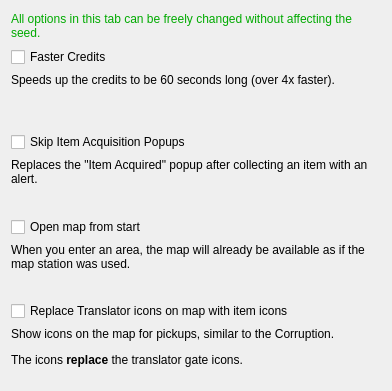
<?xml version="1.0" encoding="UTF-8"?>
<ui version="4.0">
 <class>CosmeticWindow</class>
 <widget class="QMainWindow" name="CosmeticWindow">
  <property name="geometry">
   <rect>
    <x>0</x>
    <y>0</y>
    <width>392</width>
    <height>391</height>
   </rect>
  </property>
  <property name="windowTitle">
   <string>Hello, world!</string>
  </property>
  <widget class="QWidget" name="centralWidget">
   <property name="sizePolicy">
    <sizepolicy hsizetype="Preferred" vsizetype="Minimum">
     <horstretch>0</horstretch>
     <verstretch>0</verstretch>
    </sizepolicy>
   </property>
   <property name="maximumSize">
    <size>
     <width>16777215</width>
     <height>16777215</height>
    </size>
   </property>
   <layout class="QVBoxLayout" name="verticalLayout">
    <item>
     <widget class="QLabel" name="seed_settings_warning_label">
      <property name="sizePolicy">
       <sizepolicy hsizetype="Preferred" vsizetype="Minimum">
        <horstretch>0</horstretch>
        <verstretch>0</verstretch>
       </sizepolicy>
      </property>
      <property name="maximumSize">
       <size>
        <width>16777215</width>
        <height>30</height>
       </size>
      </property>
      <property name="font">
       <font>
        <weight>50</weight>
        <bold>false</bold>
       </font>
      </property>
      <property name="text">
       <string>&lt;html&gt;&lt;head/&gt;&lt;body&gt;&lt;p&gt;&lt;span style=&quot; color:#00aa00;&quot;&gt;All options in this tab can be freely changed without affecting the seed.&lt;/span&gt;&lt;/p&gt;&lt;/body&gt;&lt;/html&gt;</string>
      </property>
      <property name="wordWrap">
       <bool>true</bool>
      </property>
     </widget>
    </item>
    <item>
     <widget class="QCheckBox" name="faster_credits_check">
      <property name="text">
       <string>Faster Credits</string>
      </property>
     </widget>
    </item>
    <item>
     <widget class="QLabel" name="faster_credits_label">
      <property name="sizePolicy">
       <sizepolicy hsizetype="Preferred" vsizetype="Minimum">
        <horstretch>0</horstretch>
        <verstretch>0</verstretch>
       </sizepolicy>
      </property>
      <property name="text">
       <string>Speeds up the credits to be 60 seconds long (over 4x faster).</string>
      </property>
      <property name="alignment">
       <set>Qt::AlignLeading|Qt::AlignLeft|Qt::AlignTop</set>
      </property>
      <property name="wordWrap">
       <bool>true</bool>
      </property>
     </widget>
    </item>
    <item>
     <widget class="QCheckBox" name="remove_hud_popup_check">
      <property name="text">
       <string>Skip Item Acquisition Popups</string>
      </property>
     </widget>
    </item>
    <item>
     <widget class="QLabel" name="remove_hud_popup_label">
      <property name="sizePolicy">
       <sizepolicy hsizetype="Preferred" vsizetype="Minimum">
        <horstretch>0</horstretch>
        <verstretch>0</verstretch>
       </sizepolicy>
      </property>
      <property name="text">
       <string>&lt;html&gt;&lt;head/&gt;&lt;body&gt;&lt;p&gt;Replaces the &amp;quot;Item Acquired&amp;quot; popup after collecting an item with an alert.&lt;/p&gt;&lt;/body&gt;&lt;/html&gt;</string>
      </property>
      <property name="alignment">
       <set>Qt::AlignLeading|Qt::AlignLeft|Qt::AlignTop</set>
      </property>
      <property name="wordWrap">
       <bool>true</bool>
      </property>
     </widget>
    </item>
    <item>
     <widget class="QCheckBox" name="open_map_check">
      <property name="text">
       <string>Open map from start</string>
      </property>
     </widget>
    </item>
    <item>
     <widget class="QLabel" name="open_map_label">
      <property name="sizePolicy">
       <sizepolicy hsizetype="Preferred" vsizetype="Minimum">
        <horstretch>0</horstretch>
        <verstretch>0</verstretch>
       </sizepolicy>
      </property>
      <property name="text">
       <string>When you enter an area, the map will already be available as if the map station was used.</string>
      </property>
      <property name="alignment">
       <set>Qt::AlignLeading|Qt::AlignLeft|Qt::AlignTop</set>
      </property>
      <property name="wordWrap">
       <bool>true</bool>
      </property>
     </widget>
    </item>
    <item>
     <widget class="QCheckBox" name="pickup_markers_check">
      <property name="text">
       <string>Replace Translator icons on map with item icons</string>
      </property>
     </widget>
    </item>
    <item>
     <widget class="QLabel" name="pickup_markers_label">
      <property name="sizePolicy">
       <sizepolicy hsizetype="Preferred" vsizetype="Minimum">
        <horstretch>0</horstretch>
        <verstretch>0</verstretch>
       </sizepolicy>
      </property>
      <property name="text">
       <string>&lt;html&gt;&lt;head/&gt;&lt;body&gt;&lt;p&gt;Show icons on the map for pickups, similar to the Corruption.&lt;/p&gt;&lt;p&gt;The icons &lt;span style=&quot; font-weight:600;&quot;&gt;replace&lt;/span&gt; the translator gate icons.&lt;/p&gt;&lt;/body&gt;&lt;/html&gt;</string>
      </property>
      <property name="alignment">
       <set>Qt::AlignLeading|Qt::AlignLeft|Qt::AlignTop</set>
      </property>
      <property name="wordWrap">
       <bool>true</bool>
      </property>
     </widget>
    </item>
   </layout>
  </widget>
  <widget class="QMenuBar" name="menuBar">
   <property name="geometry">
    <rect>
     <x>0</x>
     <y>0</y>
     <width>392</width>
     <height>21</height>
    </rect>
   </property>
  </widget>
 </widget>
 <layoutdefault spacing="6" margin="11"/>
 <resources/>
 <connections/>
</ui>
